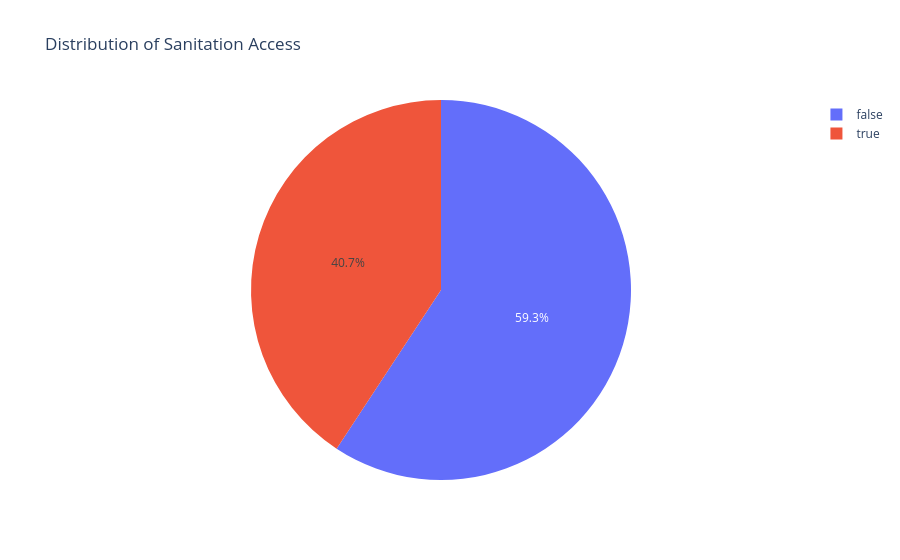

Notebook source saved alongside this figure:
### Code cell
# Pie chart of sanitation access
sanitation_access = new_df['improved_sanitation'].value_counts()
fig4 = px.pie(
    values=sanitation_access.values,
    names=sanitation_access.index,
    title='Distribution of Sanitation Access'
)
fig4.show()

### Figure 1 — Plotly figure (JSON) as saved in the notebook; plotly's stock layout.template omitted (floating-point values rounded to 4 significant figures)
{"data": [{"domain": {"x": [0, 1], "y": [0, 1]}, "hovertemplate": "label=%{label}<br>value=%{value}<extra></extra>", "labels": [false, true], "legendgroup": "", "name": "", "showlegend": true, "type": "pie", "values": [37589, 25844]}], "layout": {"legend": {"tracegroupgap": 0}, "title": {"text": "Distribution of Sanitation Access"}}}
